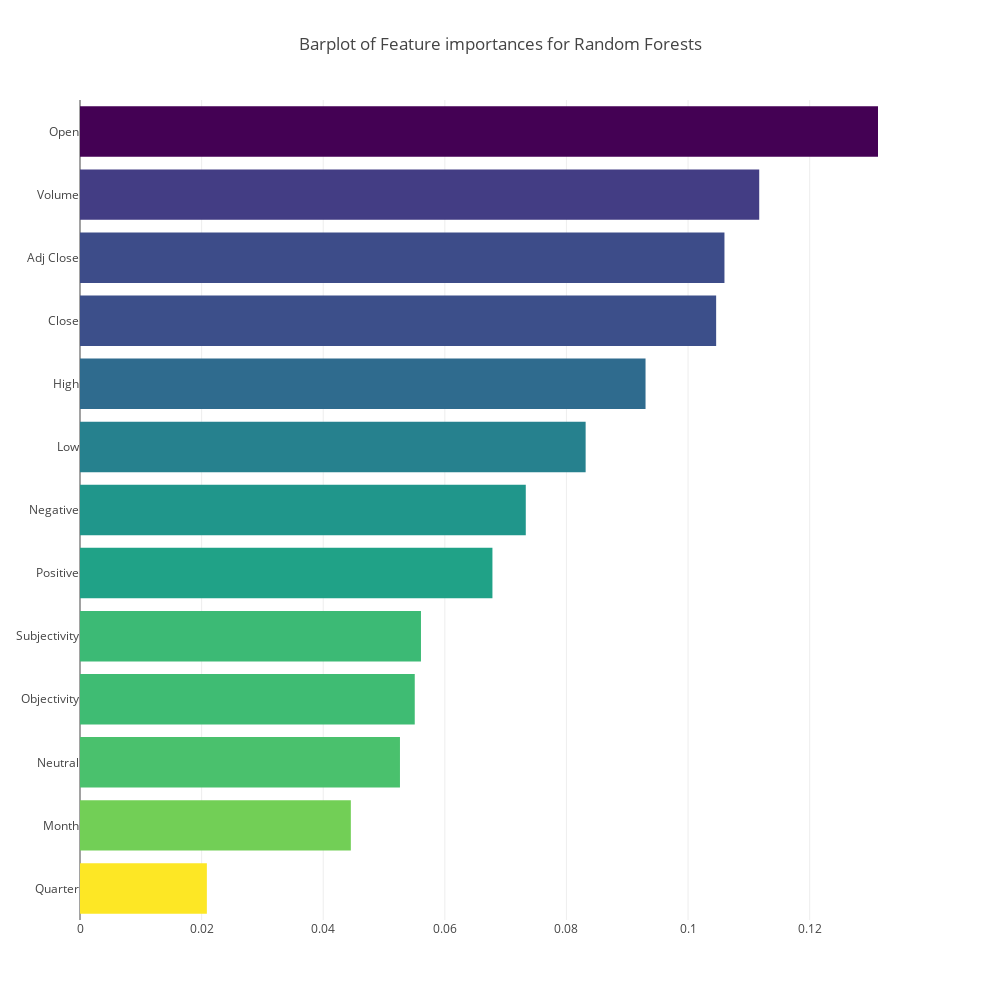

The cell this chart's notebook holds for it:
### Code cell
x, y = (list(x) for x in zip(*sorted(zip(models["RF"].feature_importances_, features), 
                                                            reverse = False)))
trace2 = go.Bar(
    x=x ,
    y=y,
    marker=dict(
        color=x,
        colorscale = 'Viridis',
        reversescale = True
    ),
    name='Feature importance for Random Forests',
    orientation='h',
)

layout = dict(
    title='Barplot of Feature importances for Random Forests',
     width = 1000, height = 1000,
    yaxis=dict(
        showgrid=False,
        showline=False,
        showticklabels=True,
#         domain=[0, 0.85],
    ))

fig1 = go.Figure(data=[trace2])
fig1['layout'].update(layout)
ply.iplot(fig1, filename='plots')

### Figure 1 — Plotly figure (JSON) as saved in the notebook; plotly's stock layout.template omitted (floating-point values rounded to 4 significant figures)
{"data": [{"marker": {"color": [0.02086, 0.04454, 0.05262, 0.05505, 0.05608, 0.06783, 0.07331, 0.08316, 0.09301, 0.1046, 0.106, 0.1117, 0.1312], "colorscale": "Viridis", "reversescale": true}, "name": "Feature importance for Random Forests", "orientation": "h", "type": "bar", "uid": "9104e8ee-c4c5-11e8-afff-abf58a8e7b69", "x": [0.02086, 0.04454, 0.05262, 0.05505, 0.05608, 0.06783, 0.07331, 0.08316, 0.09301, 0.1046, 0.106, 0.1117, 0.1312], "y": ["Quarter", "Month", "Neutral", "Objectivity", "Subjectivity", "Positive", "Negative", "Low", "High", "Close", "Adj Close", "Volume", "Open"]}], "layout": {"height": 1000, "title": "Barplot of Feature importances for Random Forests", "width": 1000, "yaxis": {"showgrid": false, "showline": false, "showticklabels": true}}}
